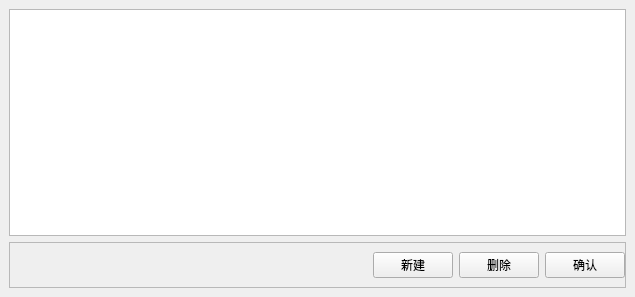
<?xml version="1.0" encoding="UTF-8"?>
<ui version="4.0">
 <class>MainWindow</class>
 <widget class="QMainWindow" name="MainWindow">
  <property name="geometry">
   <rect>
    <x>0</x>
    <y>0</y>
    <width>635</width>
    <height>297</height>
   </rect>
  </property>
  <property name="windowTitle">
   <string>MainWindow</string>
  </property>
  <widget class="QWidget" name="centralwidget">
   <layout class="QVBoxLayout" name="verticalLayout">
    <item>
     <widget class="QListView" name="listView"/>
    </item>
    <item>
     <widget class="QFrame" name="frame">
      <property name="frameShape">
       <enum>QFrame::StyledPanel</enum>
      </property>
      <property name="frameShadow">
       <enum>QFrame::Raised</enum>
      </property>
      <layout class="QHBoxLayout" name="horizontalLayout">
       <property name="leftMargin">
        <number>0</number>
       </property>
       <property name="rightMargin">
        <number>0</number>
       </property>
       <item>
        <spacer name="horizontalSpacer">
         <property name="orientation">
          <enum>Qt::Horizontal</enum>
         </property>
         <property name="sizeHint" stdset="0">
          <size>
           <width>40</width>
           <height>20</height>
          </size>
         </property>
        </spacer>
       </item>
       <item alignment="Qt::AlignRight">
        <widget class="QPushButton" name="create">
         <property name="text">
          <string>新建</string>
         </property>
        </widget>
       </item>
       <item alignment="Qt::AlignRight">
        <widget class="QPushButton" name="delete_2">
         <property name="text">
          <string>删除</string>
         </property>
        </widget>
       </item>
       <item alignment="Qt::AlignRight">
        <widget class="QPushButton" name="ok">
         <property name="text">
          <string>确认</string>
         </property>
        </widget>
       </item>
      </layout>
     </widget>
    </item>
   </layout>
  </widget>
 </widget>
 <resources/>
 <connections/>
</ui>
